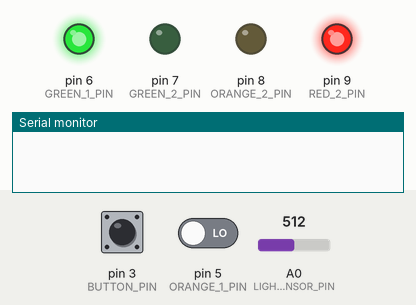
Recording of a sketch running on a simulated Arduino Uno, built with avr-gcc and run on an emulated ATmega328P. Parts: output pins drawn as LEDs (lit = HIGH), the last lines printed to the serial monitor. Dashed ring = blinking. The inputs (shaded band) are chosen by the test bench; at power-on: A0 (LIGHT_SENSOR_PIN) = 512, pin 3 (BUTTON_PIN) LOW, pin 5 (ORANGE_1_PIN) LOW.

Above: at 1.2 s.
1.3 s: A0 (LIGHT_SENSOR_PIN) set to 407
At 4.0 s:
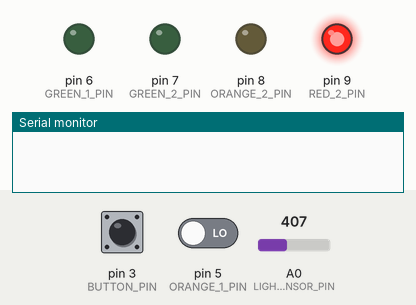
13.5 s: A0 (LIGHT_SENSOR_PIN) set to 381
At 14.9 s:
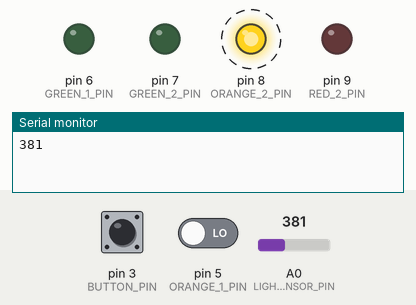
Timing chart, 0 to 23.0 s (numbered marks = the images above; inputs shaded):
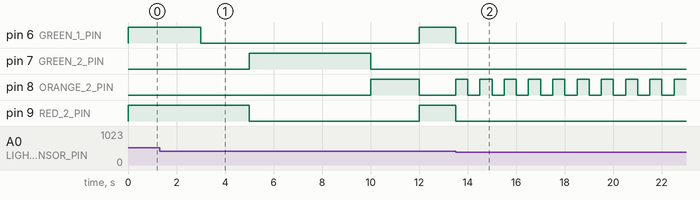

Measured:
- the behaviour switches between 400 and 399 on A0 (LIGHT_SENSOR_PIN) (found by bisection; images 1 and 2)
- after the input at 13.5 s, pin 6 (GREEN_1_PIN): HIGH → LOW after 0.01 s instead of 1.5 s; pin 7 (GREEN_2_PIN): stays LOW (without the input it goes to HIGH after 3.5 s); pin 9 (RED_2_PIN): HIGH → LOW after 0.01 s instead of 3.5 s

The sketch:

tp2.ino
```cpp
// Pin definitions
const int GREEN_1_PIN = 6;
const int GREEN_2_PIN = 7;
const int ORANGE_1_PIN = 5;
const int ORANGE_2_PIN = 8;
const int RED_1_PIN = 4;
const int RED_2_PIN = 9;
const int BUTTON_PIN = 3;
const int LIGHT_SENSOR_PIN = A0;

// Timing constants
const unsigned long DELAY_TIME = 1000;
const int NIGHT_DEGREE = 400; // Depend on your light sensor

// Function prototypes
void setup();
void loop();
void nightPower();
void startSequence();
void turnOffLEDs();
void controlGreenLED();
void controlOrangeLED();
void controlRedLED();
void controlSecondOrangeLED();

void setup() {
  // Set pin modes for LEDs and button
  for (int pin = GREEN_1_PIN; pin <= RED_2_PIN; pin++) {
    pinMode(pin, OUTPUT);
  }
  pinMode(BUTTON_PIN, INPUT);
  Serial.begin(9600);
}

void loop() {
  // Check light intensity
  while (analogRead(LIGHT_SENSOR_PIN) < NIGHT_DEGREE) {
    nightPower();
    Serial.println(analogRead(LIGHT_SENSOR_PIN));
  }

  // Check if both orange LEDs are on
  if (digitalRead(ORANGE_1_PIN) && digitalRead(ORANGE_2_PIN)) {
    turnOffLEDs();
  }

  // Start the LED sequence
  startSequence();
}

void nightPower() {
  // Turn off all LEDs and flash orange LEDs
  turnOffLEDs();
  digitalWrite(ORANGE_1_PIN, HIGH);
  digitalWrite(ORANGE_2_PIN, HIGH);
  delay(DELAY_TIME / 2);
  digitalWrite(ORANGE_1_PIN, LOW);
  digitalWrite(ORANGE_2_PIN, LOW);
  delay(DELAY_TIME / 2);
}

void startSequence() {
  // Control LED sequence based on light intensity
  controlGreenLED();
  if (analogRead(LIGHT_SENSOR_PIN) < NIGHT_DEGREE) return;
  controlOrangeLED();
  if (analogRead(LIGHT_SENSOR_PIN) < NIGHT_DEGREE) return;
  controlRedLED();
  if (analogRead(LIGHT_SENSOR_PIN) < NIGHT_DEGREE) return;
  controlSecondOrangeLED();
}

void turnOffLEDs() {
  // Turn off all LEDs
  for (int pin = GREEN_1_PIN; pin <= RED_2_PIN; pin++) {
    digitalWrite(pin, LOW);
  }
}

void controlGreenLED() {
  // Control green LED
  digitalWrite(RED_1_PIN, LOW);
  digitalWrite(GREEN_1_PIN, HIGH);
  digitalWrite(RED_2_PIN, HIGH);
  for (int i = 0; i < 12; i++) {
    if (digitalRead(BUTTON_PIN)) {
      digitalWrite(GREEN_1_PIN, LOW);
      break;
    }
    delay(DELAY_TIME / 4);
    if (analogRead(LIGHT_SENSOR_PIN) < NIGHT_DEGREE) break;
  }
  digitalWrite(GREEN_1_PIN, LOW);
}

void controlOrangeLED() {
  // Control orange LED
  digitalWrite(ORANGE_1_PIN, HIGH);
  for (int i = 0; i < 8; i++) {
    if (analogRead(LIGHT_SENSOR_PIN) < NIGHT_DEGREE) break;
    delay(DELAY_TIME / 4);
  }
  digitalWrite(ORANGE_1_PIN, LOW);
}

void controlRedLED() {
  // Control red LED
  digitalWrite(RED_1_PIN, HIGH);
  digitalWrite(RED_2_PIN, LOW);
  digitalWrite(GREEN_2_PIN, HIGH);
  for (int i = 0; i < 20; i++) {
    if (analogRead(LIGHT_SENSOR_PIN) < NIGHT_DEGREE) break;
    delay(DELAY_TIME / 4);
  }
  digitalWrite(GREEN_2_PIN, LOW);
}

void controlSecondOrangeLED() {
  // Control second orange LED
  digitalWrite(ORANGE_2_PIN, HIGH);
  delay(DELAY_TIME * 2);
  digitalWrite(ORANGE_2_PIN, LOW);
}
```
